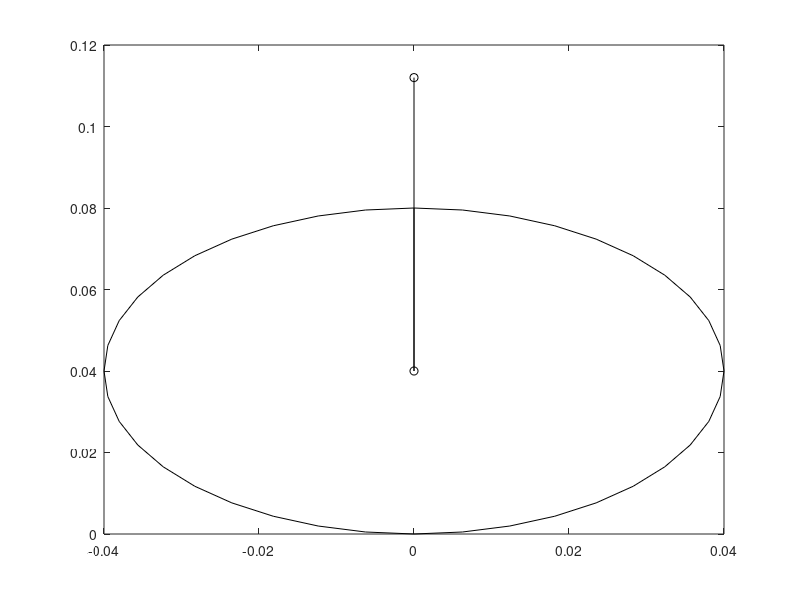

Reproduce this figure in MATLAB. (Note: this script raises an error after producing the figure.)
%% Clear all
clc;
clear all;

%% Initialize values
% Samplefrequency
Ts = 0.1;

% Onewheel
M = 750*10^(-3); %[kg]
L = 72*10^(-3); %[m]
Iyy_g = 2049081*10^(-9); %[kg*m^2]
Ixx_g = 810407*10^(-9); %[kg*m^2]

m_w = 54*10^(-3); %[kg]
R_w = 0.04; %[m] 
I_w = (1/2)*m_w*(0.02^2+0.04^2); %[kg*m^2]

% Motor
R = 38; %[Ohm]
K_phi = 0.158; %[Nm/A]
K_t = 0.158; %[Nm/A]

% General
g = 9.81;

%% State Space Model (F/B Movement) - Continuous Time
% State:
% [x] -> Robot distance travelled
% [dx]
% [theta] -> Robot angle
% [dtheta]
% Init

A = zeros(4,4);
B = zeros(4,1);
C = zeros(2,4);
D = zeros(2,1);

A(1,2) = 1;
A(3,4) = 1;
A(2,2) = -K_phi*K_t*(L^2*M + Iyy_g)*1/(((L^2*m_w + Iyy_g)*M + Iyy_g*m_w)*R_w^2 + I_w*(L^2*M + Iyy_g))*1/R;
A(2,3) = -R_w^2*L^2*M^2*g*1/(((L^2*m_w + Iyy_g)*M + Iyy_g*m_w)*R_w^2 + I_w*(L^2*M + Iyy_g));
A(4,2) = L*K_phi*K_t*M*1/(((L^2*m_w + Iyy_g)*M + Iyy_g*m_w)*R_w^2 + I_w*(L^2*M + Iyy_g))*1/R;
A(4,3) = L*((M + m_w)*R_w^2 + I_w)*g*M*1/(((L^2*m_w + Iyy_g)*M + Iyy_g*m_w)*R_w^2 + I_w*(L^2*M + Iyy_g));

B(2,1) = R_w*K_t*(L^2*M + Iyy_g)*1/(((L^2*m_w + Iyy_g)*M + Iyy_g*m_w)*R_w^2 + I_w*(L^2*M + Iyy_g))*1/R;
B(4,1) = -L*K_t*R_w*M*1/(((L^2*m_w + Iyy_g)*M + Iyy_g*m_w)*R_w^2 + I_w*(L^2*M + Iyy_g))*1/R;

C(1,1) = 1; % x is measured (motor encoder)
C(2,3) = 1; % theta is measured (IMU)

% CT System
ct_sys = ss(A,B,C,D);

%% LQR Control
% [K,S,e] = lqr(ct_sys,diag([0.01 20 1 20]),1);
% ct_sys_cont = ss(A-B*K,B,C,D);

%% LQR Control with state tracking (finite horizon)
% DT System
dt_sys = c2d(ct_sys,Ts);
[Ad, Bd, Cd, Dd, Ts_d] = ssdata(dt_sys);
% Desired state
ksi = [0.5;0;0;0];
Tstate = 5-Ts:-Ts:0;
% Solve Ricatti for M
Q = diag([20 0 1 5]);
R = 0.1;
% Constant disturbance
G = (Ad - eye(4))*ksi; % Last vector is desired state
% Ricatti equation solver
M = zeros(4, 4, length(Tstate)+1);
r = zeros(4, 1, length(Tstate)+1);
M(:,:,length(Tstate)+1) = Q;
r(:,:,length(Tstate)+1) = [0;0;0;0];
for t=length(Tstate):-1:1
    r(:,:,t) = transpose(Ad-(Bd/(R+transpose(Bd)*M(:,:,t+1)*Bd))*transpose(Bd)*M(:,:,t+1)*Ad)*(r(:,:,t+1)+M(:,:,t+1)*G);
    M(:,:,t) = transpose(Ad)*M(:,:,t+1)*Ad-transpose(Ad)*M(:,:,t+1)*(Bd/(R+transpose(Bd)*M(:,:,t+1)*Bd))*transpose(Bd)*M(:,:,t+1)*Ad+G;
end

%% System simulation
% Simulation time
Tend = 5;

% Initial conditions
x = [0;0;0;0];
t = 0:Ts:(Tend-1);

% Simulation system
Tsim = 0.01;
sim_sys = c2d(ct_sys, Tsim);
[Asim, Bsim, Csim, Dsim] = ssdata(sim_sys);

% Results
t_res = 0:Tsim:Tend;
x_res = zeros(length(t_res), 4);
x_res(1,:) = transpose(x);

% Simulation
k = 0;
index = 2;
for i=t
    % Determine state using input
    u = -(R+transpose(Bd)*M(:,:,k+1)*Bd)\transpose(Bd)*(M(:,:,k+1)*Ad*(x-ksi)+M(:,:,k+1)*G+r(:,:,k+1));
    k = k + 1;
    % Calculate system response (ZOH input)
    for j=i+Tsim:Tsim:i+Ts
        % System SS
        x = Asim*x+Bsim*u;
        y = Csim*x+Dsim*u;
        % Store data
        x_res(index,:) = transpose(x);
        index = index + 1;
    end
end

%% Animation

% Initial conditions only
% x0 = [0;0;0.05;0.05];
% [y,t,x] = initial(ct_sys_cont,x0);

% Step response
% opt = stepDataOptions;
% opt.StepAmplitude = -3;
% [y,t,x] = step(ct_sys_cont, 5, opt);

% Custom input
%t_ss = linspace(0, 10, 1000);
%u_ss = -4*heaviside(t_ss)-4*heaviside(t_ss-2.5)+16*heaviside(t_ss-5)-8*heaviside(t_ss-7.5);
%[y,t,x] = lsim(ct_sys_cont, u_ss, t_ss);

% Show animation
set(gcf, 'Position',  [100, 100, 1500, 500]); % Set size of figure window
shg; % Show graph
for i=1:length(t_res)
    plot([x_res(i,1),x_res(i,1)+L*sin(x_res(i,3))],[R_w,R_w+L*cos(x_res(i,3))],"ko-"); hold on;
    plot([x_res(i,1),x_res(i,1)+R_w*sin(x_res(i,1)/R_w)],[R_w,R_w+R_w*cos(x_res(i,1)/R_w)],"k-");
    th = 0:pi/20:2*pi;
    plot(0.04 * cos(th) + x_res(i,1), 0.04 * sin(th) + R_w,"k-");
    yline(0); hold off;
    xlim([-0.15 1.15]);
    ylim([-0.1 0.3]);
    pbaspect([3.25 1 1]);
    % axis equal;
    pause(0.0001);
end
